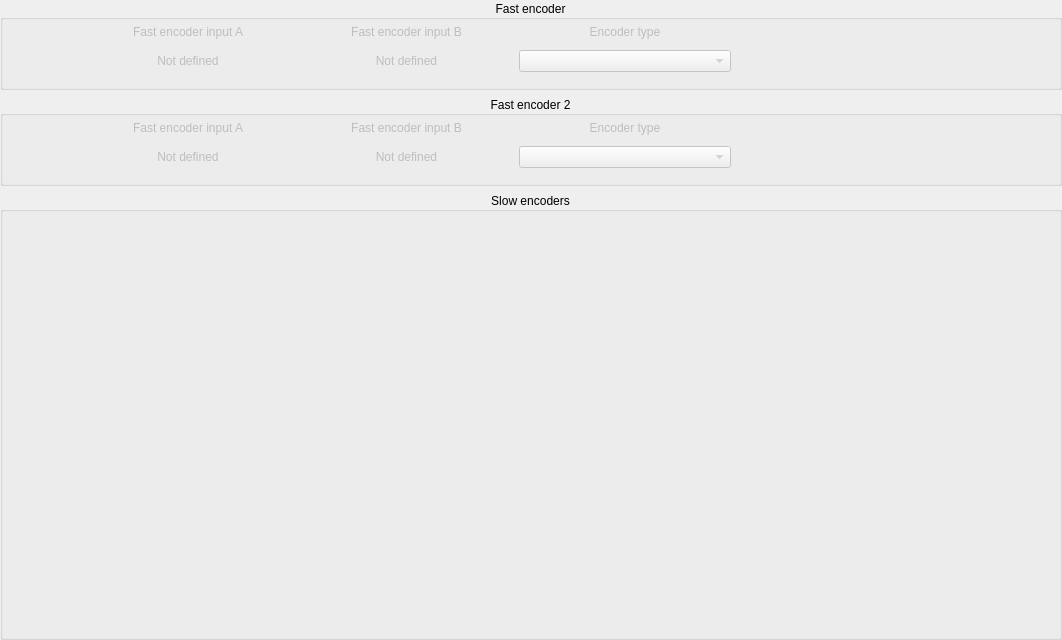
<?xml version="1.0" encoding="UTF-8"?>
<ui version="4.0">
 <class>EncodersConfig</class>
 <widget class="QWidget" name="EncodersConfig">
  <property name="geometry">
   <rect>
    <x>0</x>
    <y>0</y>
    <width>1062</width>
    <height>640</height>
   </rect>
  </property>
  <property name="windowTitle">
   <string>Form</string>
  </property>
  <layout class="QGridLayout" name="gridLayout">
   <property name="leftMargin">
    <number>0</number>
   </property>
   <property name="topMargin">
    <number>0</number>
   </property>
   <property name="rightMargin">
    <number>0</number>
   </property>
   <property name="bottomMargin">
    <number>0</number>
   </property>
   <item row="0" column="0">
    <widget class="QScrollArea" name="scrollArea">
     <property name="frameShape">
      <enum>QFrame::NoFrame</enum>
     </property>
     <property name="widgetResizable">
      <bool>true</bool>
     </property>
     <widget class="QWidget" name="scrollAreaWidgetContents">
      <property name="geometry">
       <rect>
        <x>0</x>
        <y>0</y>
        <width>1062</width>
        <height>640</height>
       </rect>
      </property>
      <layout class="QVBoxLayout" name="verticalLayout" stretch="1,1,5">
       <property name="leftMargin">
        <number>0</number>
       </property>
       <property name="topMargin">
        <number>0</number>
       </property>
       <property name="rightMargin">
        <number>0</number>
       </property>
       <property name="bottomMargin">
        <number>0</number>
       </property>
       <item>
        <widget class="QGroupBox" name="groupBox_FastEncoder">
         <property name="minimumSize">
          <size>
           <width>0</width>
           <height>90</height>
          </size>
         </property>
         <property name="styleSheet">
          <string notr="true"/>
         </property>
         <property name="title">
          <string>Fast encoder</string>
         </property>
         <property name="alignment">
          <set>Qt::AlignCenter</set>
         </property>
         <layout class="QGridLayout" name="layoutG_FastEncoder" rowstretch="0,0" columnstretch="3,10,10,10,15">
          <property name="topMargin">
           <number>0</number>
          </property>
          <property name="bottomMargin">
           <number>15</number>
          </property>
          <property name="verticalSpacing">
           <number>6</number>
          </property>
          <item row="0" column="0" rowspan="2">
           <widget class="QLabel" name="label_EncoderIndex">
            <property name="enabled">
             <bool>false</bool>
            </property>
            <property name="text">
             <string/>
            </property>
            <property name="alignment">
             <set>Qt::AlignCenter</set>
            </property>
           </widget>
          </item>
          <item row="0" column="1">
           <widget class="QLabel" name="text_InputA">
            <property name="enabled">
             <bool>false</bool>
            </property>
            <property name="text">
             <string>Fast encoder input A</string>
            </property>
            <property name="alignment">
             <set>Qt::AlignCenter</set>
            </property>
           </widget>
          </item>
          <item row="0" column="2">
           <widget class="QLabel" name="text_InputB">
            <property name="enabled">
             <bool>false</bool>
            </property>
            <property name="text">
             <string>Fast encoder input B</string>
            </property>
            <property name="alignment">
             <set>Qt::AlignCenter</set>
            </property>
           </widget>
          </item>
          <item row="0" column="3">
           <widget class="QLabel" name="text_EncoderType">
            <property name="enabled">
             <bool>false</bool>
            </property>
            <property name="text">
             <string>Encoder type</string>
            </property>
            <property name="alignment">
             <set>Qt::AlignCenter</set>
            </property>
           </widget>
          </item>
          <item row="0" column="4">
           <spacer name="horizontalSpacer">
            <property name="orientation">
             <enum>Qt::Horizontal</enum>
            </property>
            <property name="sizeHint" stdset="0">
             <size>
              <width>303</width>
              <height>20</height>
             </size>
            </property>
           </spacer>
          </item>
          <item row="1" column="1">
           <widget class="QLabel" name="label_ButtonNumberA">
            <property name="enabled">
             <bool>false</bool>
            </property>
            <property name="text">
             <string>Not defined</string>
            </property>
            <property name="alignment">
             <set>Qt::AlignCenter</set>
            </property>
           </widget>
          </item>
          <item row="1" column="2">
           <widget class="QLabel" name="label_ButtonNumberB">
            <property name="enabled">
             <bool>false</bool>
            </property>
            <property name="text">
             <string>Not defined</string>
            </property>
            <property name="alignment">
             <set>Qt::AlignCenter</set>
            </property>
           </widget>
          </item>
          <item row="1" column="3">
           <widget class="CenteredCBox" name="comboBox_EncoderType">
            <property name="enabled">
             <bool>false</bool>
            </property>
           </widget>
          </item>
         </layout>
        </widget>
       </item>
       <item>
        <widget class="QGroupBox" name="groupBox_FastEncoder2">
         <property name="minimumSize">
          <size>
           <width>0</width>
           <height>90</height>
          </size>
         </property>
         <property name="styleSheet">
          <string notr="true"/>
         </property>
         <property name="title">
          <string>Fast encoder 2</string>
         </property>
         <property name="alignment">
          <set>Qt::AlignCenter</set>
         </property>
         <layout class="QGridLayout" name="layoutG_FastEncoder2" rowstretch="0,0" columnstretch="3,10,10,10,15">
          <property name="topMargin">
           <number>0</number>
          </property>
          <property name="bottomMargin">
           <number>15</number>
          </property>
          <property name="verticalSpacing">
           <number>6</number>
          </property>
          <item row="0" column="0" rowspan="2">
           <widget class="QLabel" name="label_EncoderIndex2">
            <property name="enabled">
             <bool>false</bool>
            </property>
            <property name="text">
             <string/>
            </property>
            <property name="alignment">
             <set>Qt::AlignCenter</set>
            </property>
           </widget>
          </item>
          <item row="0" column="1">
           <widget class="QLabel" name="text_InputA2">
            <property name="enabled">
             <bool>false</bool>
            </property>
            <property name="text">
             <string>Fast encoder input A</string>
            </property>
            <property name="alignment">
             <set>Qt::AlignCenter</set>
            </property>
           </widget>
          </item>
          <item row="0" column="2">
           <widget class="QLabel" name="text_InputB2">
            <property name="enabled">
             <bool>false</bool>
            </property>
            <property name="text">
             <string>Fast encoder input B</string>
            </property>
            <property name="alignment">
             <set>Qt::AlignCenter</set>
            </property>
           </widget>
          </item>
          <item row="0" column="3">
           <widget class="QLabel" name="text_EncoderType2">
            <property name="enabled">
             <bool>false</bool>
            </property>
            <property name="text">
             <string>Encoder type</string>
            </property>
            <property name="alignment">
             <set>Qt::AlignCenter</set>
            </property>
           </widget>
          </item>
          <item row="0" column="4">
           <spacer name="horizontalSpacer2">
            <property name="orientation">
             <enum>Qt::Horizontal</enum>
            </property>
            <property name="sizeHint" stdset="0">
             <size>
              <width>303</width>
              <height>20</height>
             </size>
            </property>
           </spacer>
          </item>
          <item row="1" column="1">
           <widget class="QLabel" name="label_ButtonNumberA2">
            <property name="enabled">
             <bool>false</bool>
            </property>
            <property name="text">
             <string>Not defined</string>
            </property>
            <property name="alignment">
             <set>Qt::AlignCenter</set>
            </property>
           </widget>
          </item>
          <item row="1" column="2">
           <widget class="QLabel" name="label_ButtonNumberB2">
            <property name="enabled">
             <bool>false</bool>
            </property>
            <property name="text">
             <string>Not defined</string>
            </property>
            <property name="alignment">
             <set>Qt::AlignCenter</set>
            </property>
           </widget>
          </item>
          <item row="1" column="3">
           <widget class="CenteredCBox" name="comboBox_EncoderType2">
            <property name="enabled">
             <bool>false</bool>
            </property>
           </widget>
          </item>
         </layout>
        </widget>
       </item>
       <item>
        <widget class="QGroupBox" name="groupBox_2">
         <property name="styleSheet">
          <string notr="true"/>
         </property>
         <property name="title">
          <string>Slow encoders</string>
         </property>
         <property name="alignment">
          <set>Qt::AlignCenter</set>
         </property>
         <layout class="QVBoxLayout" name="layoutV_Encoders">
          <property name="leftMargin">
           <number>0</number>
          </property>
          <property name="topMargin">
           <number>0</number>
          </property>
          <property name="rightMargin">
           <number>0</number>
          </property>
          <property name="bottomMargin">
           <number>0</number>
          </property>
         </layout>
        </widget>
       </item>
      </layout>
     </widget>
    </widget>
   </item>
  </layout>
 </widget>
 <customwidgets>
  <customwidget>
   <class>CenteredCBox</class>
   <extends>QComboBox</extends>
   <header>centered_cbox.h</header>
  </customwidget>
 </customwidgets>
 <resources/>
 <connections/>
</ui>
